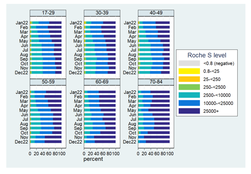
#> input picture input/b.png, 251 x 174 px, shrunk from 1040 x 721 before the run, found by its file name
$ jupyter execute --allow-errors extract_old.ipynb
#> lines starting #> are read from the running program, lines starting #| are printed output that depends on the picture
#> in open_image_and_crop, image is the input picture: PIL image 251x174 RGB; mean R, G, B 200.9, 215.5, 225.1
[cell 1]
def find_corners_and_crop(image):
    # find the top left and bottom right non-white pixels
    # in the image
    left = 0
    top = 0
    right = image.width
#> right = 251
    bottom = image.height
#> bottom = 174
    for x in range(image.width):
        for y in range(image.height):
            if image.getpixel((x, y)) != (255, 255, 255):
                left = x
                break
        if left != 0:
            break
    for x in range(image.width - 1, 0, -1):
        for y in range(image.height):
            if image.getpixel((x, y)) != (255, 255, 255):
                right = x
                break
        if right != image.width:
            break
    for y in range(image.height):
        for x in range(image.width):
            if image.getpixel((x, y)) != (255, 255, 255):
                top = y
                break
        if top != 0:
            break
    for y in range(image.height - 1, 0, -1):
        for x in range(image.width):
            if image.getpixel((x, y)) != (255, 255, 255):
                bottom = y
                break
        if bottom != image.height:
            break
    # crop the image to the bounding box
    cropped = image.crop((left, top, right, bottom))
    return cropped

[cell 2]
def draw_rectangle(image, left, top, width, height):
    image2 = image.copy()
    draw = ImageDraw.Draw(image2)
    line_width = 1
    draw.rectangle((left*image.width, top*image.height, (left+width)*image.width, (top+height)*image.height), outline=(255, 0, 0), width=line_width)
    return image2

def get_rectangle(image, left, top, width, height):
    # return this cropped portion
    return image.crop((left*image.width, top*image.height, (left+width)*image.width, (top+height)*image.height))

### Get image and crop it to the exact size

[cell 3]
from PIL import Image
from PIL import ImageDraw
from IPython.display import display
import pandas as pd
def open_image_and_crop(file):
    image = Image.open(file)
    image = find_corners_and_crop(image)
    return image

## Extract the colors from the key

[cell 4]
def get_key(image):
    top = 0.35
    left = 0.723
    width = 0.08
    height = 0.34
    key = get_rectangle(image, left, top, width, height)
    display(draw_rectangle(image, left, top, width, height))

    num_colors = 7
    spacing = 0.144
    left = 0
    width =1
    height = 0.05
    top=0
    colors = []
    for i in range(num_colors):
        colors.append(get_rectangle(key, left, top + i*spacing, width, height))


    def get_average_pixel_color(image):
        r = 0
        g = 0
        b = 0
        for x in range(image.width):
            for y in range(image.height):
                r += image.getpixel((x, y))[0]
                g += image.getpixel((x, y))[1]
                b += image.getpixel((x, y))[2]
        return (r/image.width/image.height, g/image.width/image.height, b/image.width/image.height)


    for color in colors:
        display(color)

    colors = [get_average_pixel_color(color) for color in colors]
    colors


    for color in colors:
        color = (int(color[0]), int(color[1]), int(color[2]))
        swatch = Image.new("RGB", (100, 100), color)
        display(swatch)
    return colors

### Extract the panels

[cell 5]
def extract_panels(image):
    top = 0.108
    diff = 0.0039
    left = 0.0947 + diff
    width = 0.137 - diff
    height = 0.35
    dist_x = 0.226
    dist_y = 0.425

    x_count = 3
    y_count = 2
    panels = []
    image2=image.copy()
    for y in range(y_count):
        for x in range(x_count):
            panels.append(get_rectangle(image, left + x*dist_x, top + y*dist_y, width, height))
            image2= draw_rectangle(image2, left + x*dist_x, top + y*dist_y, width, height)
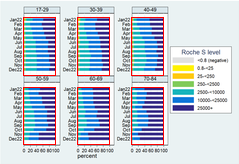
#> image2: PIL image 239x164 RGB; mean R, G, B 196.4, 205.6, 216
#> after the loop, panels = 6 items


    display(image2)


    return panels

image = open_image_and_crop("input/b.png")
panels = extract_panels(image)
#> panels = 6 items

[cell 6]
def extract_bars(panel):
    top = 0.005
    left= 0
    width =1
    height = 0.028
    dist_y= 0.0793
    total_bars = 12
    bars = []
    display(panel)
    image2= panel.copy()

    for y in range(total_bars):
        bars.append(get_rectangle(panel, left, top + y*dist_y, width, height))
        image2= draw_rectangle(image2, left, top + y*dist_y, width, height)
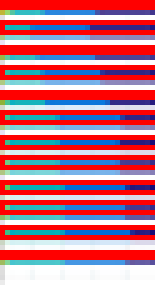
#> image2: PIL image 31x57 RGB (shown 5 times larger); mean R, G, B 194.9, 109.8, 126.5
#> after the loop, bars = 12 items
    display(image2)
    return bars

extract_bars(panels[0])

[cell 7]
def distance(color1, color2):
    return (color1[0] - color2[0])**2 + (color1[1] - color2[1])**2 + (color1[2] - color2[2])**2
def find_closest_color_index(color, colors):
    min_distance = distance(color, colors[0])
    min_index = 0
    for i in range(len(colors)):
        d = distance(color, colors[i])
        if d < min_distance:
            min_distance = d
            min_index = i
    return min_index
def get_color_proportions(image, colors):
    # return the proportions of pixels in the image that are the closest match to each color
    closest = []
    for x in range(image.width):
        for y in range(image.height):
            closest.append(find_closest_color_index(image.getpixel((x, y)), colors))
    return [closest.count(i)/len(closest) for i in range(len(colors))]

[cell 8]
def process_panel(panel, age , colors, values):
    output = []
    bars = extract_bars(panel)
    for bar_index, bar in enumerate(bars):
        display(bar)
        color_props = get_color_proportions(bar, colors)
        for color_index, prop in enumerate(color_props):
            result = { "month": dates[bar_index], "titre": values[color_index], "proportion": prop, "age": age}
            output.append(result)
    return output


dates = ["Aug-2021","Sep-2021","Oct-2021","Nov-2021","Dec-2021","Jan-2022","Feb-2022","Mar-2022","Apr-2022","May-2022","Jun-2022","Jul-2022"]
#> dates = ['Aug-2021', 'Sep-2021', 'Oct-2021', 'Nov-2021', 'Dec-2021', 'Jan-2022', 'Feb-2022', 'Mar-2022', 'Apr-2022', 'May-2022', 'Jun-2022', 'Jul-2022']
ages = ["17-29","30-39","40-49","50-59","60-69","70-84"]
values = ["<0.8", "0.8-25","25-250","250-2500","2500-10000","10000-25000","25000+"]

def process_file(filename):
    image = open_image_and_crop(filename)
    colors = get_key(image)
#> in get_key, `display(draw_rectangle(image, left, top, width, height))`:
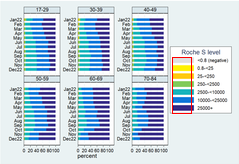
#> shown: PIL image 239x164 RGB; mean R, G, B 195, 210.2, 221
#> after the loop in get_key, `for i in range(num_colors):`: colors = 7 items
#> the loop in get_key, `for color in colors:` made 7 passes
#> in get_key, `colors = [get_average_pixel_color(color) for color in colors]`: colors = [(227.2, 227.2, 227.2), (255, 242.6, 23.12), (255, 206.2, 36.18), (134.8, 205.6, 96.7), (38, 185.2, 191.5), (21.75, 124, 219.2), (63.32, 53.25, 141.4)]
#> the loop in get_key, `for color in colors:` made 7 passes
#> color on passes 1 to 7: (227, 227, 227), (255, 242, 23), (255, 206, 36), (134, 205, 96), (38, 185, 191), (21, 124, 219), (63, 53, 141)
#> pass 2, in get_key, `swatch = Image.new("RGB", (100, 100), color)`:
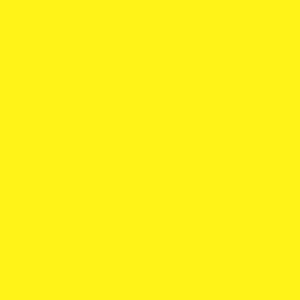
#> swatch: PIL image 100x100 RGB (shown 3 times larger); mean R, G, B 255, 242, 23
#> pass 3, in get_key, `swatch = Image.new("RGB", (100, 100), color)`:
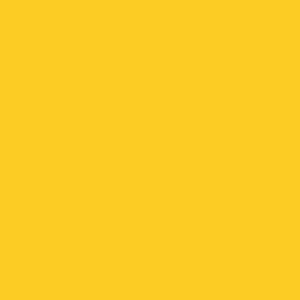
#> swatch: PIL image 100x100 RGB (shown 3 times larger); mean R, G, B 255, 206, 36
#> after the loop in get_key, `for color in colors:`:
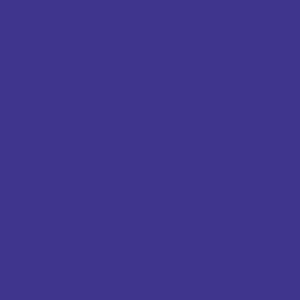
#> swatch: PIL image 100x100 RGB (shown 3 times larger); mean R, G, B 63, 53, 141
    panels = extract_panels(image)
#> panels = 6 items
    output = []
    for panel_index, panel in enumerate(panels):
        output += process_panel(panel, ages[panel_index], colors, values)
#> this loop made 6 passes
    # as dataframe
    df = pd.DataFrame(output)
    return df

file = "input/b.png"
n_positive = process_file(file)
file = "input/a.png"
n_negative = process_file(file)
#> call 3 of open_image_and_crop, with file = 'input/a.png'
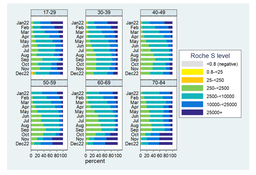
#> input picture input/a.png, 256 x 175 px, shrunk from 1060 x 724 before the run, found by its file name
#> in open_image_and_crop, image is the input picture: PIL image 256x175 RGB; mean R, G, B 202.6, 222.7, 224.2
#> in get_key (call 2), `display(draw_rectangle(image, left, top, width, height))`:
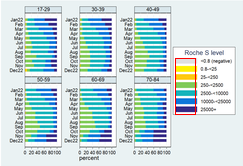
#> shown: PIL image 243x166 RGB; mean R, G, B 197.1, 218.4, 220.1
#> the loop in get_key (call 2), `for color in colors:` made 7 passes
#> the loop in get_key (call 2), `for color in colors:` made 7 passes
#> color on passes 1 to 7: (224.2, 224.2, 224.2), (255, 242.3, 5.11), (255, 203.5, 26.33), (125.7, 201.8, 85.03), (16.91, 178.5, 185.8), (9.4, 116.6, 217.2), (48.44, 37.68, 132.3)
#> after the loop in extract_panels (call 3), `for y in range(y_count):`:
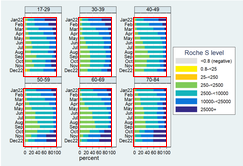
#> image2: PIL image 243x166 RGB; mean R, G, B 198.4, 213.6, 214.8
#> the loop in process_file (call 2), `for panel_index, panel in enumerate(panels):` made 6 passes
#> pass 1, in draw_rectangle (call 108), `image2 = image.copy()`:
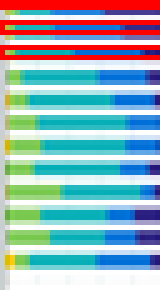
#> image2: PIL image 32x58 RGB (shown 5 times larger); mean R, G, B 149.5, 177.9, 184.7
n_positive["N"] = "positive"
n_negative["N"] = "negative"
#> (the rest of this cell did not finish here and is left out)
